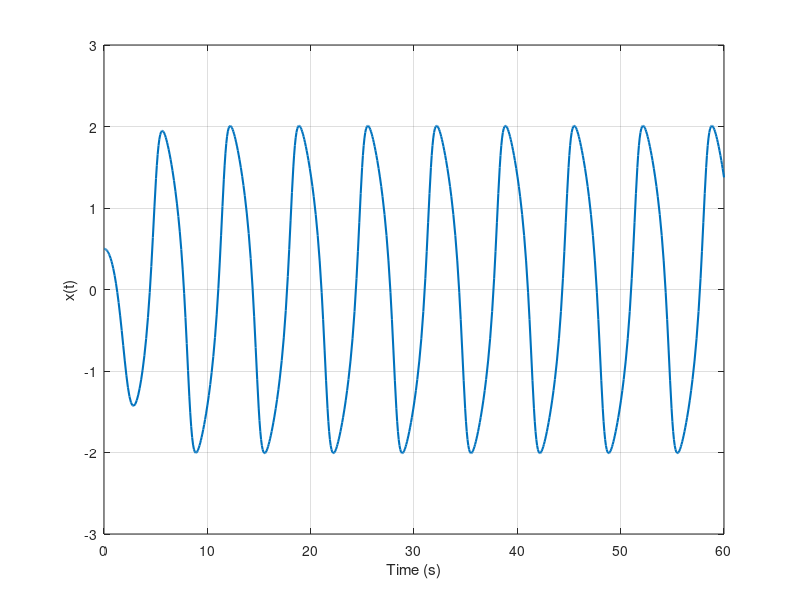

MATLAB code to generate this figure: (Note: this script raises an error after producing the figure.)
% VAN DER POL OSCILLATOR
%
% This script:
% 1. solves the Van der Pol oscillator using ode45,
% 2. finds the numerical limit-cycle amplitude and frequency,
% 3. plots the time response and phase portrait,
% 4. draws the describing-function plots,
% 5. finds the limit cycle from G(jw)N(A,w) = -1,
% 6. checks the stability of the limit cycle.

clear;
clc;
close all;

%% 1. Parameters

mu = 1;                 % Van der Pol parameter

tspan = [0 60];         % simulation time

x0 = [0.5 0];           % initial conditions
                        % x(0) = 0.5
                        % dx/dt(0) = 0

%% 2. Numerical Simulation

% Van der Pol equation:
%
% xddot + mu*(x^2 - 1)*xdot + x = 0
%
% State variables:
%
% x(1) = x
% x(2) = dx/dt

[t,x] = ode45(@(t,x) [x(2); mu*(1-x(1)^2)*x(2)-x(1)], tspan, x0);

%% 3. Steady-State Part

% Use the response after 40 seconds.
% This reduces the effect of the initial transient.

i = t >= 40;

t_ss = t(i);

x_ss = x(i,1);

xdot_ss = x(i,2);

%% 4. Numerical Limit-Cycle Amplitude

% For a nearly symmetric oscillation:
%
% A = (maximum - minimum)/2

A_num = (max(x_ss) - min(x_ss)) / 2;

%% 5. Numerical Limit-Cycle Frequency

% Find positive-going zero crossings.
%
% A positive-going zero crossing means:
%
% x changes from negative to positive.

z = find(x_ss(1:end-1) < 0 & x_ss(2:end) >= 0);

% Consecutive positive-going zero crossings give
% approximately one complete period.

T_num = mean(diff(t_ss(z)));

% Convert period into frequency.

f_num = 1/T_num;

w_num = 2*pi*f_num;

%% 6. Display Numerical Results

fprintf('\nNUMERICAL LIMIT CYCLE\n');

fprintf('A = %.4f\n', A_num);

fprintf('w = %.4f rad/s\n', w_num);

fprintf('f = %.4f Hz\n', f_num);

fprintf('T = %.4f s\n\n', T_num);

% Describing-function prediction.

fprintf('DESCRIBING FUNCTION PREDICTION\n');

fprintf('A = 2\n');

fprintf('w = 1 rad/s\n\n');

%% 7. Time Response

figure('Name','Time Response', 'NumberTitle','off');

plot(t,x(:,1),'LineWidth',1.5);

grid on;

xlabel('Time (s)');

ylabel('x(t)');

title('Time Response', 'Van der Pol Oscillator');

%% 8. Phase Portrait

figure('Name','Phase Portrait', 'NumberTitle','off');

% Plot the complete trajectory.

plot(x(:,1),x(:,2), 'LineWidth',1);

hold on;

% Plot the steady-state numerical limit cycle.

plot(x_ss, xdot_ss, 'LineWidth',2);

% Describing-function prediction:
%
% A = 2
% w = 1 rad/s
%
% x = 2*sin(theta)
% xdot = 2*cos(theta)

numpts = 360;

theta = linspace(0,2*pi, numpts);

plot(2*sin(theta), 2*cos(theta), 'k--', 'LineWidth',1.5);

grid on;

axis equal;

xlabel('x');

ylabel('dx/dt');

title('Phase Portrait',  'Van der Pol Oscillator');

legend('Transient trajectory', 'Numerical limit cycle', 'DF prediction: A = 2, \omega = 1', 'Location', 'best');

%% 9. Describing Function

% Linear part:
%
% G(s) = 1/(s^2 - mu*s + 1)
%
%
% Describing function:
%
% N(A,w) = j*mu*w*A^2/4
%
%
% Limit-cycle condition:
%
% G(jw)*N(A,w) = -1

% Frequency vector.

w = linspace(0.05,3,1000);

% Calculate G(jw).

G = 1./((1-w.^2)-1i*mu*w);

%% 10. Plot Similar to Slotine Fig. 5.24

% This figure plots:
%
% G(jw)
%
% and
%
% -1/N(A,w)
%
% for different fixed frequencies.

figure('Name','Slotine Fig. 5.24', 'NumberTitle','off');

% Plot G(jw).

plot(real(G),imag(G), 'LineWidth',2);

hold on;

% Amplitude range.

A = linspace(0.5,4,400);

% Fixed frequency values.

w0 = [0.5 0.8 1 1.5 2];

for k = 1:length(w0)

    % Calculate N(A,w).

    N = 1i*mu*w0(k)*A.^2/4;


    % Calculate -1/N(A,w).

    M = -1./N;


    % Plot the result.

    plot(real(M),imag(M), '--', 'LineWidth',1);

end

% Mark the theoretical limit-cycle point.
%
% A = 2
% w = 1 rad/s

plot(0,1/mu, 'ko', 'MarkerFaceColor','k');

text(0.05,1/mu+0.5, 'A = 2, \omega = 1');

grid on;

xlabel('Real');

ylabel('Imaginary');

title('Nyquist Plot');

subtitle('Limit Cycle Detection for Different Frequencies');

legend('G(j\omega)', '-1/N, \omega = 0.5', '-1/N, \omega = 0.8', '-1/N, \omega = 1', '-1/N, \omega = 1.5', '-1/N, \omega = 2', 'Limit Cycle', 'Location','best');

%% 11. Plot Similar to Slotine Fig. 5.25

% This figure plots:
%
% L = G(jw)*N(A,w)
%
% for different amplitudes.
%
% A limit cycle is predicted when:
%
% real(L) = -1
%
% and
%
% imag(L) = 0

figure('Name', 'Slotine Fig. 5.25', 'NumberTitle','off');

hold on;

% Fixed amplitude values.

A_values = [1 1.5 2 2.5 3];

%% 12. Store the Results

% result has four columns:
%
% result(:,1) = A
%
% result(:,2) = w
%
% result(:,3) = real(L)
%
% result(:,4) = imag(L)

result = [];

for k = 1:length(A_values)

    % Select the current amplitude.

    A = A_values(k);


    % Calculate N(A,w).

    N = 1i*mu*w*A^2/4;


    % Calculate:
    %
    % L = G(jw)*N(A,w)

    L = G.*N;

    % Store all results in one matrix.

    result = [result; A*ones(length(w),1), w(:), real(L(:)), imag(L(:))];   % Plot L in the complex plane.

    plot(real(L),imag(L), 'LineWidth',1.5);

end

%% 13. Find the Point Closest to (-1,0)

% The exact limit-cycle condition is:
%
% real(L) = -1
% imag(L) = 0
%
% Since the frequency vector contains discrete values,
% the closest calculated point is found.

distance = sqrt((result(:,3)+1).^2 + result(:,4).^2);

% Find the smallest distance.

[minimum_distance,index] = min(distance);

%% 14. Get A and w at the Limit Cycle

A_limit = result(index,1);

w_limit = result(index,2);

real_limit = result(index,3);

imag_limit = result(index,4);

%% 15. Display the Limit-Cycle Result

fprintf('LIMIT CYCLE FROM DESCRIBING FUNCTION\n');

fprintf('A = %.4f\n',A_limit);

fprintf('w = %.4f rad/s\n',w_limit);

fprintf('real(L) = %.6f\n',real_limit);

fprintf('imag(L) = %.6f\n',imag_limit);

fprintf('Distance from (-1,0) = %.6f\n\n', minimum_distance);

%% 16. Mark the Critical Point (-1,0)

plot(-1,0, 'ko', 'MarkerFaceColor','k');

text(-0.95,0.05, '(-1,0): Limit Cycle');

%% 17. Mark the Closest Calculated Point

plot(real_limit, imag_limit, 'ro', 'MarkerFaceColor','r');

text(real_limit+0.05, imag_limit - 0.05, sprintf('A = %.2f, \\omega = %.4f', A_limit,w_limit));

grid on;

xlabel('Real');

ylabel('Imaginary');

title('Nyquist Plot');

subtitle('Limit Cycle Detection for Different Amplitudes');

legend('A = 1', 'A = 1.5', 'A = 2', 'A = 2.5', 'A = 3', '(-1,0)', 'Closest Point', 'Location','best');

%% 18. Stability of the Limit Cycle

% Now check whether the limit cycle is stable or unstable.
%
% We slightly decrease and increase the amplitude.
%
% If A is smaller than the limit-cycle amplitude,
% the amplitude should increase toward the limit cycle.
%
% If A is larger than the limit-cycle amplitude,
% the amplitude should decrease toward the limit cycle.
%
% If both happen, the limit cycle is stable.

% Small amplitude change.

dA = 0.1;

% Amplitude slightly below the limit cycle.

A_low = A_limit-dA;

% Amplitude slightly above the limit cycle.

A_high = A_limit+dA;

%% 19. Effective Damping

% The Van der Pol describing-function approximation gives:
%
% c_eff = mu*(A^2/4 - 1)
%
%
% If c_eff < 0:
%
% the system has negative damping and
% the oscillation amplitude increases.
%
%
% If c_eff > 0:
%
% the system has positive damping and
% the oscillation amplitude decreases.

c_low = mu*(A_low^2/4-1);

c_high = mu*(A_high^2/4-1);

%% 20. Check Stability

if c_low < 0 && c_high > 0

    stability = 'STABLE';

else

    stability = 'UNSTABLE';

end

%% 21. Display Stability Result

fprintf('LIMIT CYCLE STABILITY\n');

fprintf('Limit-cycle amplitude = %.4f\n\n', A_limit);

fprintf('Below the limit cycle:\n');

fprintf('A = %.4f\n',A_low);

fprintf('Effective damping = %.4f\n',c_low);

if c_low < 0

    fprintf('Amplitude increases toward the limit cycle.\n\n');

else

    fprintf('Amplitude decreases away from the limit cycle.\n\n');

end

fprintf('Above the limit cycle:\n');

fprintf('A = %.4f\n',A_high);

fprintf('Effective damping = %.4f\n',c_high);


if c_high > 0

    fprintf('Amplitude decreases toward the limit cycle.\n\n');

else

    fprintf('Amplitude increases away from the limit cycle.\n\n');

end


fprintf('Therefore, the limit cycle is %s.\n\n', stability);

%% 22. Graphical Stability Check

% This plot is similar to the idea in Slotine Fig. 5.26.
%
% G(jw) and -1/N(A,w) are plotted.
%
% Three amplitudes are shown:
%
% A_low   : slightly below the limit cycle
% A_limit : limit-cycle amplitude
% A_high  : slightly above the limit cycle

figure('Name','Slotine Fig. 5.26', 'NumberTitle','off');

% Plot G(jw).

plot(real(G),imag(G), 'LineWidth',2);

hold on;

%% 23. -1/N Curve Around the Limit Cycle

% Use amplitudes around the detected limit cycle.

A_stability = linspace(A_limit-0.5, A_limit+0.5, 300);

% Calculate N at the limit-cycle frequency.

N_stability = 1i*mu*w_limit* A_stability.^2/4;

% Calculate -1/N.

M_stability = -1./N_stability;

% Plot -1/N.

plot(real(M_stability), imag(M_stability), '--', 'LineWidth',1.5);

%% 24. Calculate the Three Stability Points

% Point below the limit-cycle amplitude.

N_low = 1i*mu*w_limit*A_low^2/4;

M_low = -1/N_low;

% Limit-cycle point.

N_limit = 1i*mu*w_limit*A_limit^2/4;

M_limit = -1/N_limit;

% Point above the limit-cycle amplitude.

N_high = 1i*mu*w_limit*A_high^2/4;

M_high = -1/N_high;

%% 25. Plot the Three Points

% Below the limit cycle.

plot(real(M_low),imag(M_low), 'bo', 'MarkerFaceColor','b');

% Limit-cycle point.

plot(real(M_limit),imag(M_limit), 'ko', 'MarkerFaceColor','k');

% Above the limit cycle.

plot(real(M_high),imag(M_high), 'ro', 'MarkerFaceColor','r');

%% 26. Add Labels

text(real(M_low)+0.05, imag(M_low), sprintf('A = %.2f',A_low));

text(real(M_limit)+0.05, imag(M_limit), sprintf('A = %.2f',A_limit));

text(real(M_high)+0.05, imag(M_high), sprintf('A = %.2f',A_high));

%% 27. Stability Figure Settings

grid on;

xlabel('Real');

ylabel('Imaginary');

title('Stability of the Limit Cycle');

subtitle(['Limit Cycle is ',stability]);

legend('G(j\omega)', '-1/N(A,\omega)', 'A below limit cycle', 'Limit cycle', 'A above limit cycle', 'Location','best');
